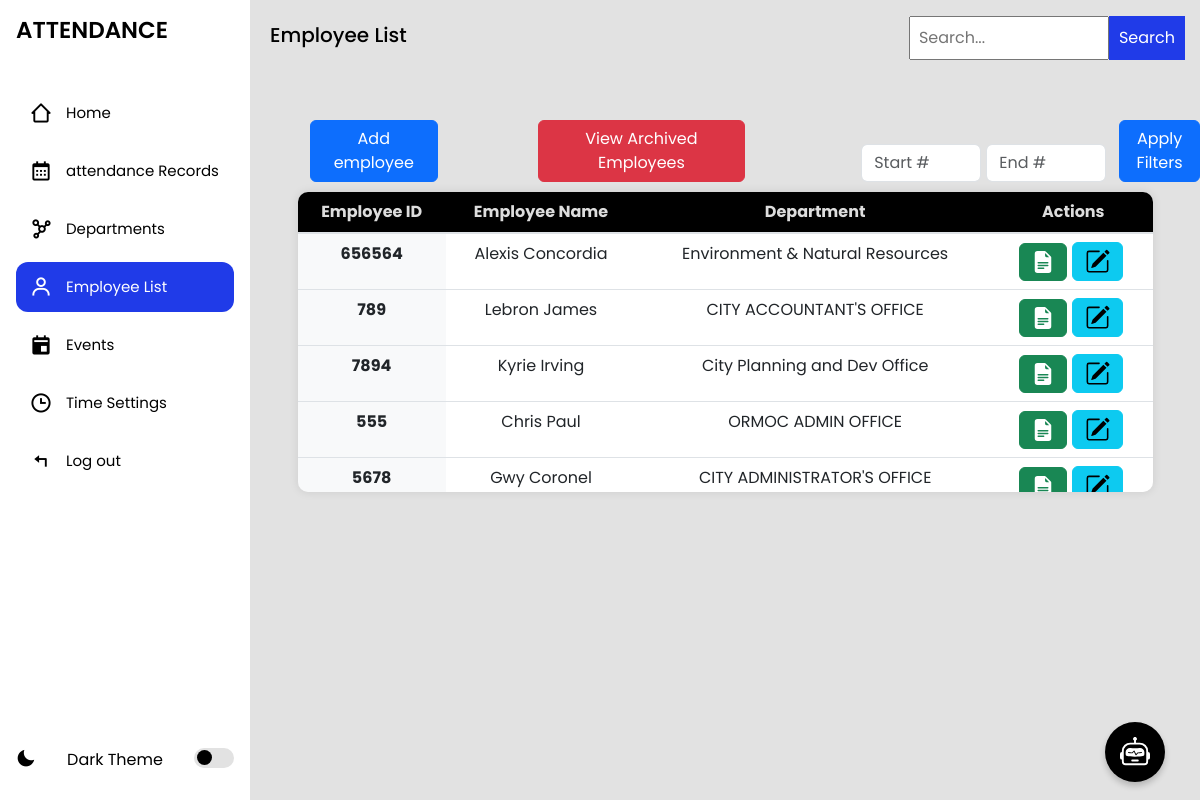
/employeelist/ (signed in), run on an earlier commit of the app's database.
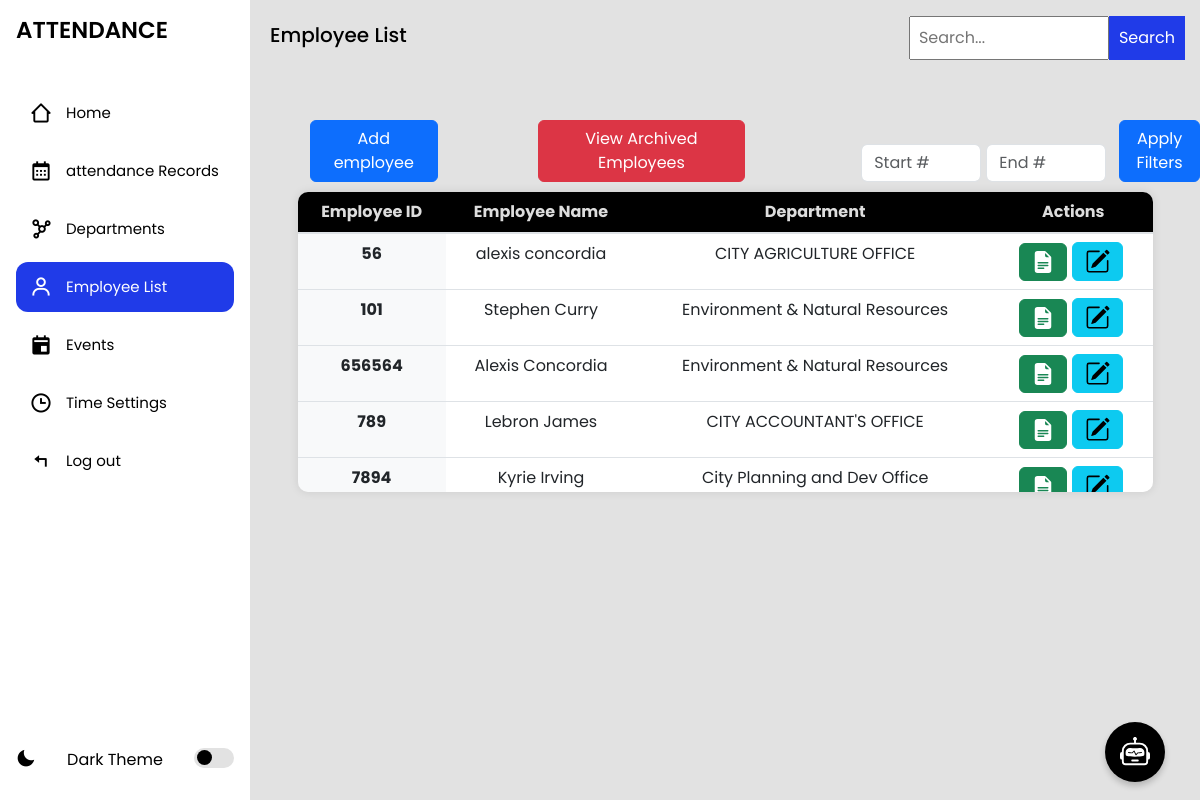
And on a later commit of the database.
### myapp/models.py (models this page shows, shortened)
class Employee(models.Model):
    employee_id = models.CharField(max_length=100, unique=True)
    first_name = models.CharField(max_length=120)
    last_name = models.CharField(max_length=120)
    username = models.CharField(max_length=100, unique=True, default='defaultuser')
    archived = models.BooleanField(default=False)
    password = models.CharField(max_length=128, default='defaultpassword')
    department_name = models.ForeignKey(Department, on_delete=models.CASCADE, related_name='employees')
    updated = models.DateTimeField(auto_now=True)
    created = models.DateTimeField(auto_now_add=True)
    class Meta:
        ordering = ['-updated', '-created']

class Department(models.Model):
    name = models.CharField(max_length=100, unique=True)
    def __str__(self):
        return self.name

### myapp/views.py (the view, shortened to what this page needs)
# urls.py: path('employeelist/', views.employeelist, name='employeelist'),
@login_required
def employeelist(request):
    search_query = request.GET.get('search', '')
    if search_query:
        employees = Employee.objects.filter(
            Q(archived=False),
            Q(employee_id__icontains=search_query) |
            Q(first_name__icontains=search_query) |
            Q(last_name__icontains=search_query) |
            Q(department_name__name__icontains=search_query)
        )
    else:
        employees = Employee.objects.filter(archived=False)
    employees_with_absences = []
    for employee in employees:
        if check_three_consecutive_absences(employee.employee_id):
            employees_with_absences.append(employee.id)  # Add employee ID to the lis
            update_badge_count()
            log_action(
                request.user,
                CHANGE,
                employee,
                f'Employee "{employee.first_name} {employee.last_name}" has three consecutive absences.'
            )
    departments = Department.objects.all()  # Fetch departments here
    context = {
        "employees": employees,
        "departments": departments,
        "employees_with_absences": employees_with_absences,  # Pass the list of IDs
    }
    return render(request, 'employeelist.html', context)

### myapp/templates/employeelist.html (shortened to what this page needs)
{% extends 'index.html' %}
{% block content %}
<section class="home">
    <div class="navs d-flex align-items-center justify-content-between">
    <p>Employee List</p>
<form method="GET" action="{% url 'employeelist' %}" class="search-parent">
  <input type="search" name="search" placeholder="Search..." class="search" value="{{ request.GET.search }}" />
  <button type="submit">Search</button>
</form>
</div>
<div class="topButtons">
    <div style="display: flex; align-items: end; justify-content: start;margin-left: 60px;" >
                <button type="button" class="btn btn-primary"
                data-bs-toggle="modal" data-bs-target="#signupModal">
                Add employee
                </button>
</div>
<a href="{% url 'archived_employees' %}" class="btn btn-danger">View Archived Employees</a>
        <form id="filterRangeForm" class="ms-3" >
            <input type="number" min="1" id="startNumber" class="form-control d-inline-block" placeholder="Start #" style="width: 120px;" />
            <input type="number" min="1" id="endNumber" class="form-control d-inline-block" placeholder="End #" style="width: 120px;" />
            <button type="button" id="applyFilters" class="btn btn-primary ms-2">Apply Filters</button>
        </form>
</div>
<div class="table-container">
    <table class="table">
        <thead>
            <tr>
                <th scope="col">Employee ID</th>
                <th scope="col">Employee Name</th>
                <th scope="col">Department</th>
                <th scope="col">Actions</th>
            </tr>
        </thead>
        <tbody>
            {% for employee in employees %}
            <tr class="employeeListRow"  data-status="{{ employee.status|default:'all' }}">
                <th scope="row">{{ employee.employee_id }}</th>
                <td>{{ employee.first_name }} {{ employee.last_name }}</td>
                <td>{{ employee.department_name }}</td>
                <td>
                    <div class="btn-group" style="display: flex; flex-direction: row; align-items: center; gap: 5px; justify-content:center;">
                        <a  href="{% url 'view_employee' employee.employee_id %}">
                        <button class="btn btn-success" >
                            </button>
                        </a>
                        <a  data-bs-toggle="modal" data-bs-target="#editEmployeeModal{{ employee.id }}" role="button">
                            <button class="btn btn-info">
                        </button>
                        </a>
                    </div>
                </td>
            </tr>
            {% empty %}
            <tr>
                <td colspan="6">Employee doesnt exist</td>
            </tr>
            {% endfor %}
        </tbody>
    </table>
</div>
</section>
{% endblock %}

What changed in the data, as far as the page shows it:
no longer on this page (row unchanged): Employee: employee_id "555", first_name "Chris", last_name "Paul", department_name "ORMOC ADMIN OFFICE"
no longer on this page (row unchanged): Employee: employee_id "5678", first_name "Gwy", last_name "Coronel", department_name "CITY ADMINISTRATOR'S OFFICE"
now on this page (row edited): Employee: employee_id "56", first_name "alexis", last_name "concordia", department_name "CITY AGRICULTURE OFFICE"
now on this page (row edited): Employee: employee_id "101", first_name "Stephen", last_name "Curry", department_name "Environment & Natural Resources"
